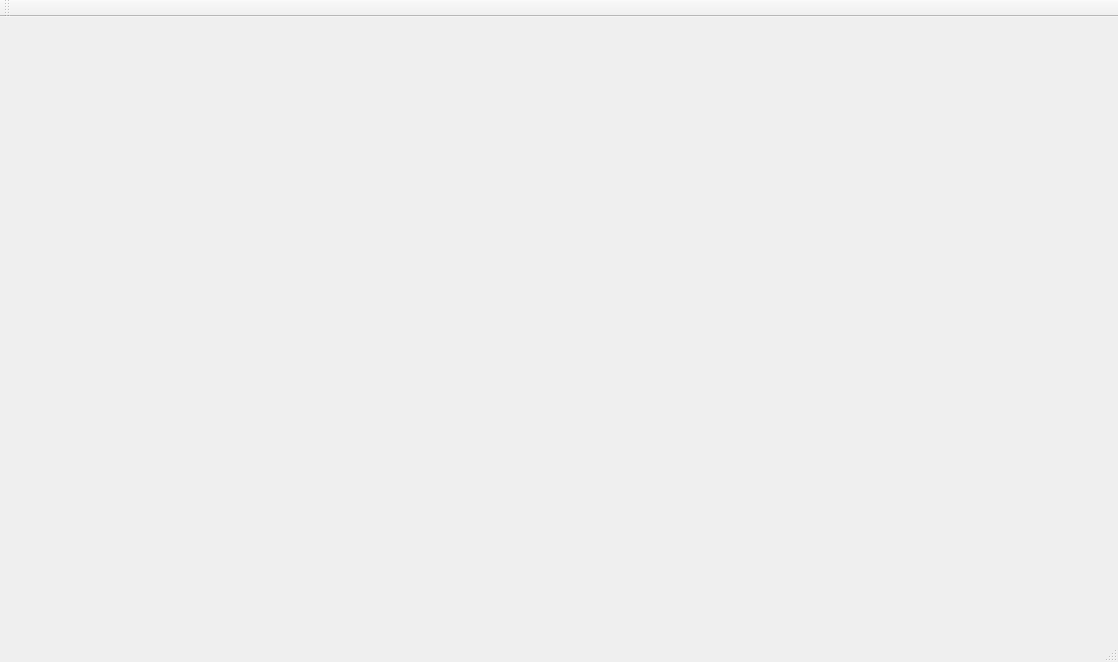
<?xml version="1.0" encoding="UTF-8"?>
<ui version="4.0">
 <class>TzClass</class>
 <widget class="QMainWindow" name="TzClass">
  <property name="geometry">
   <rect>
    <x>0</x>
    <y>0</y>
    <width>1118</width>
    <height>662</height>
   </rect>
  </property>
  <property name="windowTitle">
   <string>Tz</string>
  </property>
  <widget class="QWidget" name="centralWidget"/>
  <widget class="QMenuBar" name="menuBar">
   <property name="geometry">
    <rect>
     <x>0</x>
     <y>0</y>
     <width>1118</width>
     <height>26</height>
    </rect>
   </property>
  </widget>
  <widget class="QToolBar" name="mainToolBar">
   <attribute name="toolBarArea">
    <enum>TopToolBarArea</enum>
   </attribute>
   <attribute name="toolBarBreak">
    <bool>false</bool>
   </attribute>
  </widget>
  <widget class="QStatusBar" name="statusBar"/>
 </widget>
 <layoutdefault spacing="6" margin="11"/>
 <resources>
  <include location="Tz.qrc"/>
 </resources>
 <connections/>
</ui>
